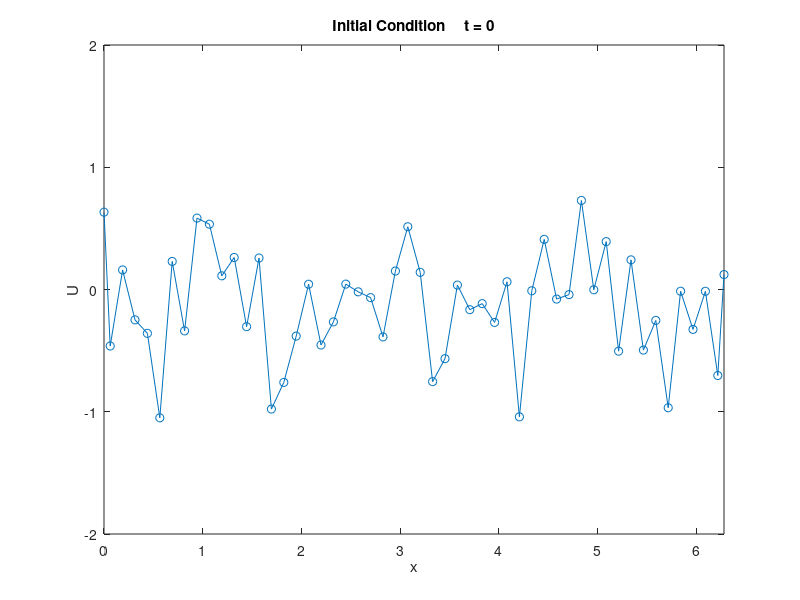
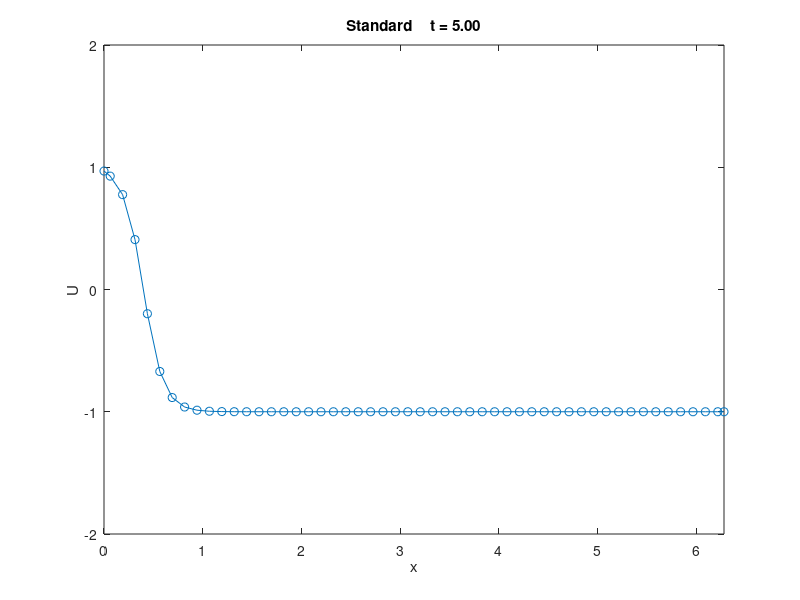

Reproduce these figures in MATLAB, in order. (Note: this script raises an error after producing the figures.)
%% Allen-Cahn and Heat Equations with No-Flux Boundary conditions.
clf;
clc;
clear all;

addpath('./mole_MATLAB/');

%% Settings %%%%
N = 50; % number of grid points

explicit = true;
plots = true;
skip_standard = false;
allen_cahn = true;

%% Shared problem parameters

%% Heat Equation
coeff=(1/.15).^2;  %Coefficient needed for Allen-Cahn PDE.
alpha = 1.0; % thermal diffusivity.

%% X Domain
a = 0;
b = 2*pi;
dx = (b-a)/N;
dx2 = dx/2;

%% X discretization
x = [a (a+dx2):dx:(b-dx2) b]'; % solution domain is u(0) to u(N)

% Initial Condition
u0=1.2*(rand(size(x))-1*rand(size(x)));
%% u0 = 0.5*(1+sin(2*2*3.14/(b-a) * x));

% Time Domain
t0 = 0;
tf = 5.0;
dt = (dx2^2)/(4*alpha); % Von Neumann Stability Criterion

%plot_frequency = (tf/dt)/N;
plot_frequency = 2; % for watching time evolution
plot_frequency = 1;

% Implicit "Standard" Finite Differences Approach
standard = zeros(ceil(tf/dt), length(x)); % to store solutions

% Time discretization
t = t0;
timesteps = 1;

% Initial Condition
u = u0;
unew = u0;
standard(1,:) = u;

%% Finite Difference Operator Matrix
%% N
v = alpha*dt/dx^2;
a0 = v*ones(N+2, 1);
a1 = -2*v*ones(N+2, 1);
A = spdiags([a0 a1 a0], [-1 0 1], N+2, N+2);

%% Use Saulo's non-uniform spacing scheme at boundaries
%% MODIFICATION FOR NO-FLUX B.Cs:
%% For periodic we had A(1, 0) = A(1, N+1)
%% Now we will have A(1, 0) = A(1, 1)
%% Hence we add the coefficient from A(1, N+1) to the entry for A(1,1)
%% X = a
A(1, 1) = -v; % = -2*v + v
A(1, 2) = v;

%% X = a + dx/2 (Same as for periodic case)
A(2, 1)   = (8/3)*v; A(2, 2)     = -4*v; A(2, 3)   = (4/3)*v;

%% X = b - dx/2 (N+2 no longer "wraps-around" to 1)
A(N+1, N) = (4/3)*v; A(N+1, N+1) = -4*v; A(N+1, N+2) = (8/3)*v;

%% X = b (new row, not needed for periodic because U(b) equaled U(a) before)
A(N+2, N+1) = v; A(N+2, N+2) = -v; % = -2*v + v

if (explicit)
  FD = speye(size(A)) + A;
else
  FD = speye(size(A)) - A;
end


if (plots)
  figure(1);
  plot(x, u, 'o-');
  str = sprintf('Initial Condition \t t = 0', t);
  title(str)
  xlabel('x')
  ylabel('U')
  xlim([a b]);
  ylim([-2 2]);
end

figures_so_far = 2;

%% Integrate
while (t <= tf)
    %% update U
    if (explicit)
      unew = FD * u;
    else
      unew = FD \ u;
    end

    if (allen_cahn)
      unew = unew - coeff*dt*(u.^3-u);
    end

    u = unew;

    %% timestep
    timesteps = timesteps+1;
    t = timesteps*dt;

    %% Make a plot every few timesteps and on the last timestep.
    if (plots && (mod(timesteps-1, plot_frequency) == 1 || t >= tf))
      % figure(figures_so_far); figures_so_far = figures_so_far + 1;
      figure(2);

      plot(x, u, 'o-');
      str = sprintf('Standard \t t = %.2f', t);
      title(str)
      xlabel('x')
      ylabel('U')
      xlim([a b]);
      ylim([-2 2]);
    end

    standard(timesteps,:) = u;
end

u_standard = u;

%% Implicit Mimetic Finite Differences Approach
mimetic = zeros(ceil(tf/dt), length(x));

%% Time discretization
t = t0;
timesteps = 0;

%% Initial Condition
u = u0;
unew = u0;
mimetic(1,:) = u;

%% Mimetic Operator Matrix
order = 2;

L = lap(order, N, dx) + robinBC(order, N, dx, 0, 1);

if (explicit)
  MFD = speye(size(L)) + alpha*dt*L;
else
  MFD = speye(size(L)) - alpha*dt*L;
end

%% Integrate
while (t <= tf)
    %% update U
    if (explicit)
      unew = MFD * u;
    else
      unew = MFD \ u;
    end

    if (allen_cahn)
      unew = unew - coeff*dt*(u.^3-u);
    end

    %% timestep
    timesteps = timesteps+1;
    t = timesteps*dt;

    u = unew;

    %% Make a plot every few timesteps and on the last timestep.
    if (plots && (mod(timesteps-1, plot_frequency) == 1 || t >= tf))
      %figure(figures_so_far); figures_so_far = figures_so_far + 1;
      figure(3);

      plot(x, u, 'o-');
      str = sprintf('Mimetic \t t = %.2f', t);
      title(str)
      xlabel('x')
      ylabel('U')
      xlim([a b]);
      ylim([-2 2]);
    end

    mimetic(timesteps,:) = u;
end

u_mimetic = u;

percent_diff = 100 * abs(u_standard - u_mimetic) ./ u_standard;

%% 3D plots
if (plots)
  X = x;
  T = 0:dt:tf;

  %figure(figures_so_far); figures_so_far + 1;
  figure(4);
  mesh(X,T,standard);
  title("standard");
  xlabel('x'); ylabel('t'); zlabel('u');

  %figure(figures_so_far); figures_so_far + 1;
  figure(5);
  mesh(X,T,mimetic);
  title("mimetic");
  xlabel('x'); ylabel('t'); zlabel('u');

  %figure(figures_so_far); figures_so_far + 1;
  figure(6);
  mesh(X,T,abs(mimetic-standard));
  title("abs. difference");
  xlabel('x'); ylabel('t'); zlabel('diff');

end

